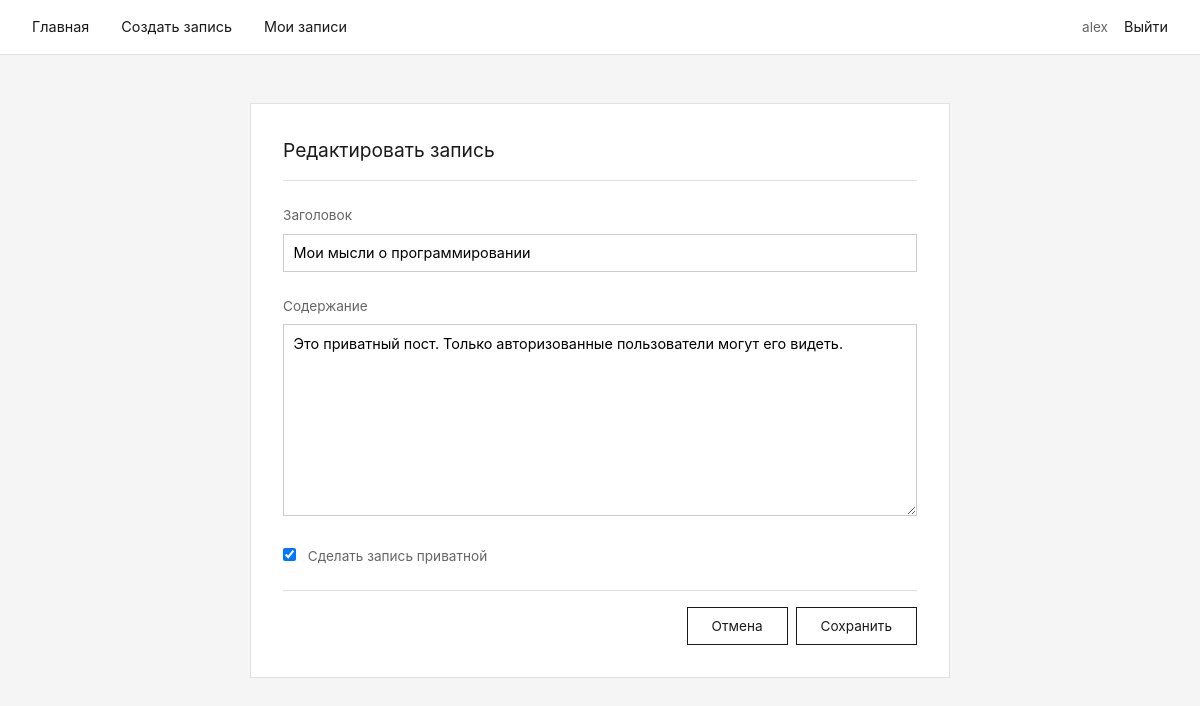
The page /post/2/edit (signed in) on the database its author committed.
### models.py (models this page shows, shortened)
class User(UserMixin, db.Model):
    __tablename__ = 'users'
    id = db.Column(db.Integer, primary_key=True)
    username = db.Column(db.String(80), unique=True, nullable=False)
    password_hash = db.Column(db.String(128), nullable=False)
    created_at = db.Column(db.DateTime, default=datetime.utcnow)
    posts = db.relationship('Post', backref='author', lazy=True)

class Post(db.Model):
    __tablename__ = 'posts'
    id = db.Column(db.Integer, primary_key=True)
    title = db.Column(db.String(200), nullable=False)
    content = db.Column(db.Text, nullable=False)
    is_private = db.Column(db.Boolean, default=False, nullable=False)
    created_at = db.Column(db.DateTime, default=datetime.utcnow)
    updated_at = db.Column(db.DateTime, default=datetime.utcnow, onupdate=datetime.utcnow)
    user_id = db.Column(db.Integer, db.ForeignKey('users.id'), nullable=False)

### app.py (the view, shortened to what this page needs)
@app.route("/post/<int:post_id>/edit", methods=["GET", "POST"])
@login_required
def edit_post(post_id):
    post = Post.query.get_or_404(post_id)
    if post.user_id != current_user.id:
        flash("Вы можете редактировать только свои записи", "danger")
        return redirect(url_for("index"))
    form = PostForm(obj=post)
    return render_template("post_form.html", form=form, title="Редактировать запись")

### forms.py
class PostForm(FlaskForm):
    title = StringField('Заголовок', validators=[DataRequired(), Length(min=3, max=200)])
    content = TextAreaField('Содержание', validators=[DataRequired(), Length(min=10)])
    is_private = BooleanField('Сделать запись приватной (видна только авторизованным пользователям)')
    submit = SubmitField('Сохранить')

### app.py (called while the page is built)
@login_manager.user_loader
def load_user(user_id):
    return User.query.get(int(user_id))

### templates/post_form.html (shortened to what this page needs)
{% extends "base.html" %}
{% block content %}
<div style="max-width: 700px; margin: 0 auto;">
    <div class="card">
        <div class="card-header">
            <h2>{{ title }}</h2>
        </div>
        <form method="POST">
            <div class="card-body">
                <div class="form-group">
                    <label>Заголовок</label>
                    {{ form.title() }}
                </div>
                <div class="form-group">
                    <label>Содержание</label>
                    {{ form.content(rows=10) }}
                </div>
                <div class="form-group">
                    <label>
                        {{ form.is_private() }}
                        Сделать запись приватной
                    </label>
                </div>
            </div>
            <div class="card-footer" style="display: flex; gap: 0.5rem; justify-content: flex-end;">
                <a href="{{ url_for('index') }}" class="btn">Отмена</a>
                <button type="submit" class="btn">Сохранить</button>
            </div>
        </form>
    </div>
</div>
{% endblock %}

### templates/base.html (shortened to what this page needs)
<!DOCTYPE html>
<html lang="ru">
<head>
</head>
<body>
    <div class="header">
        <div class="nav">
            <div class="nav-links">
                <a href="{{ url_for('index') }}">Главная</a>
                {% if current_user.is_authenticated %}
                    <a href="{{ url_for('create_post') }}">Создать запись</a>
                    <a href="{{ url_for('my_posts') }}">Мои записи</a>
                {% endif %}
            </div>
            <div class="nav-right">
                {% if current_user.is_authenticated %}
                    <span class="user-info">{{ current_user.username }}</span>
                    <a href="{{ url_for('logout') }}">Выйти</a>
                {% else %}
                    <a href="{{ url_for('login') }}">Войти</a>
                    <a href="{{ url_for('register') }}">Регистрация</a>
                {% endif %}
            </div>
        </div>
    </div>
    <div class="container">
        {% block content %}{% endblock %}
    </div>
</body>
</html>

### templates/base.html (style rules this page uses)
* { margin: 0; padding: 0; box-sizing: border-box; }
body { font-family: -apple-system, BlinkMacSystemFont, 'Segoe UI', 'Roboto', Helvetica, Arial, sans-serif; background: #f5f5f5; color: #1a1a1a; line-height: 1.5; }
.header { background: white; border-bottom: 1px solid #e0e0e0; padding: 1rem 2rem; }
.nav { max-width: 1200px; margin: 0 auto; display: flex; justify-content: space-between; align-items: center; }
.nav-links { display: flex; gap: 2rem; }
.nav a { color: #1a1a1a; text-decoration: none; font-size: 0.9rem; }
.nav-right { display: flex; gap: 1rem; align-items: center; }
.user-info { font-size: 0.85rem; color: #666; }
.container { max-width: 1200px; margin: 3rem auto; padding: 0 2rem; }
.card { background: white; border: 1px solid #e0e0e0; padding: 2rem; }
.card-header { margin-bottom: 1.5rem; padding-bottom: 1rem; border-bottom: 1px solid #e0e0e0; }
.card-header h2 { font-size: 1.2rem; font-weight: normal; }
.card-body { margin-bottom: 1.5rem; }
.card-footer { padding-top: 1rem; border-top: 1px solid #e0e0e0; }
.btn { display: inline-block; padding: 0.5rem 1.5rem; background: white; border: 1px solid #1a1a1a; color: #1a1a1a; text-decoration: none; font-size: 0.85rem; cursor: pointer; font-family: inherit; }
.form-group { margin-bottom: 1.5rem; }
label { display: block; margin-bottom: 0.5rem; font-size: 0.85rem; color: #666; }
input[type="text"], input[type="password"], textarea, select { width: 100%; padding: 0.6rem; border: 1px solid #ccc; font-size: 0.9rem; font-family: inherit; }
input[type="checkbox"] { margin-right: 0.5rem; }

### rows shown on the page
User: username "alex"
Post: title "Мои мысли о программировании", content "Это приватный пост. Только авторизованные пользователи могут его видеть.", is_private "☑"

### other values the page prints
{{ title }} "Редактировать запись"
